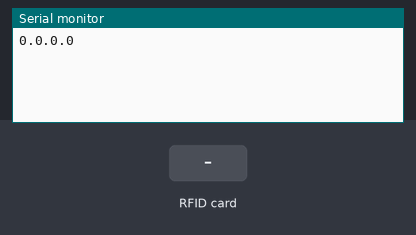
Recording of a sketch running on a simulated ESP32. On the bench: the last lines printed to the serial monitor. Inputs (shaded band) come from the test bench. WiFi joins after 1.5 s; servers stay silent unless stated; uploads are accepted with an empty reply.

Above: at 1.2 s.
1.3 s: RFID card 5E 7A 19 C4 held to the reader
At 2.0 s:
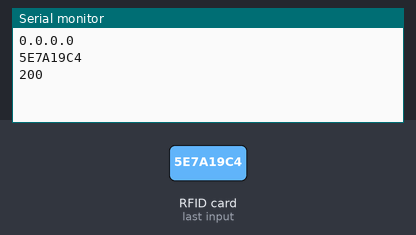
3.0 s: RFID card 12 34 56 89 held to the reader
At 3.6 s:
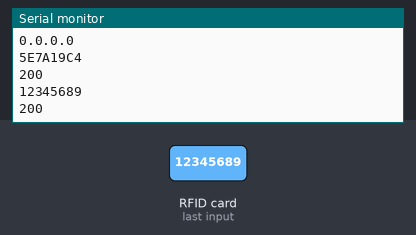
Timing chart, 0 to 6.0 s (numbered marks = the images above; inputs shaded):
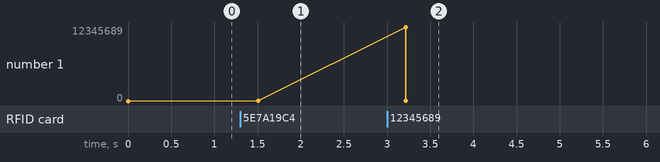

The sketch:

RC522.ino
```cpp
//khai báo thư viện
#include <SPI.h>
#include <MFRC522.h>
#include <WiFi.h>
#include <HTTPClient.h>

//khai báo chân
#define SS_PIN 21
#define RST_PIN 22

//wifi kết nối
const char* ssid = "MinhThu";
const char* password = "12345689";

MFRC522 mfrc522(SS_PIN, RST_PIN);  // tạo MFRC522.
HTTPClient http;

//các biến cho việc kết nối server và thôn tin gửi đi
String serverName = "http://192.168.1.166:8000/add";
int readsuccess;
byte readcard[4];
char str[32] = "";
String StrUID;

void setup() {
  Serial.begin(9600);
  WiFi.begin(ssid, password);
  Serial.println(WiFi.localIP());
  SPI.begin();
  mfrc522.PCD_Init();
}
// --------------------------------------------------------------------
void loop() {
  //nếu đọc thể thành công
  readsuccess = getid();
  if(readsuccess){
    HTTPClient http;
    String UIDresultSend, postData;
    UIDresultSend = StrUID;
    //Post Data
    postData = "cardID=" + UIDresultSend;
    http.begin(serverName);  //kết nối tới server
    http.addHeader("Content-Type", "application/x-www-form-urlencoded");//kiểu kết nối
    int httpCode = http.POST(postData);   //gửi request
    String payload = http.getString();    //lấy dữ liệu phản hồi
    Serial.println(UIDresultSend);
    Serial.println(httpCode);
    Serial.println(payload);
    http.end();  //đóng kết nối
    delay(1000);
  }
}
// --------------------------------------------------------------------
int getid(){
  if(!mfrc522.PICC_IsNewCardPresent()){
    return 0;
  }
  if(!mfrc522.PICC_ReadCardSerial()){
    return 0;
  }
  //lây dữ card ID dưới dạng hex
  for(int i=0;i<4;i++){
    readcard[i]=mfrc522.uid.uidByte[i];
    //từ mảng thành string rồi lưu vào biến StrUID
    array_to_string(readcard, 4, str);
    StrUID = str;
  }
  mfrc522.PICC_HaltA();
  return 1;
}
//lưu các byte của uid kể trên vào 1 mảng rồi từ mảng thành string
void array_to_string(byte array[], unsigned int len, char buffer[])
{
    for (unsigned int i = 0; i < len; i++)
    {
        byte nib1 = (array[i] >> 4) & 0x0F;
        byte nib2 = (array[i] >> 0) & 0x0F;
        buffer[i*2+0] = nib1  < 0xA ? '0' + nib1  : 'A' + nib1  - 0xA;
        buffer[i*2+1] = nib2  < 0xA ? '0' + nib2  : 'A' + nib2  - 0xA;
    }
    buffer[len*2] = '\0';
}
```

Measured:
- after the input at 1.3 s, the serial monitor: prints a new line after 0.21 s (image 1)
- after the input at 3.0 s, the serial monitor: prints a new line after 0.22 s (image 2)
- plotted number 1: 0 → 200 after the input at 1.3 s
